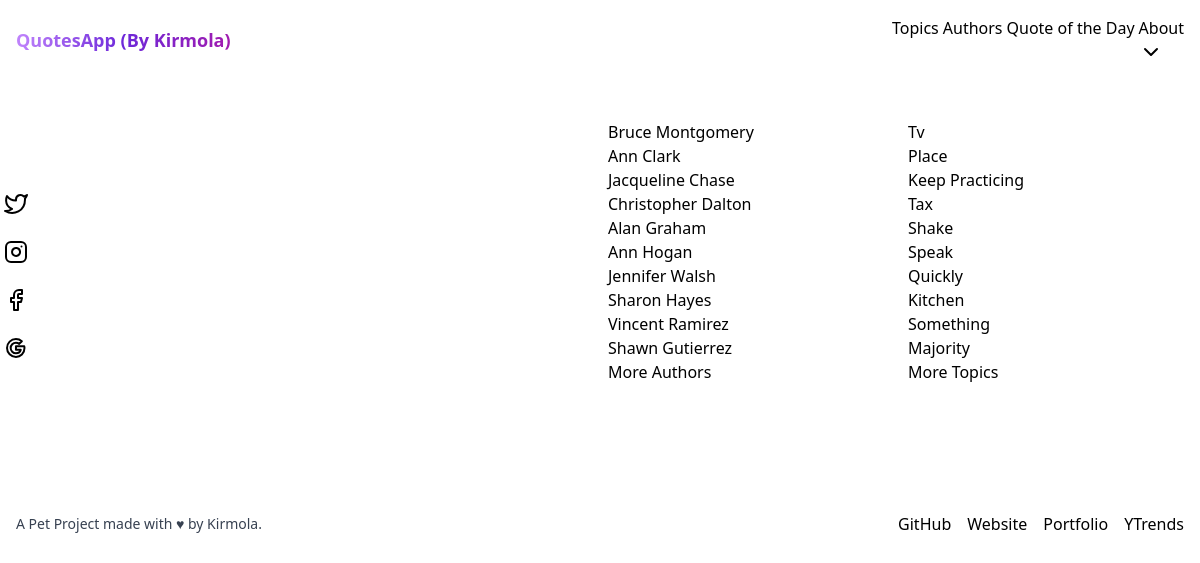
The page / on the database its author committed.
### mainapp/models.py (models this page shows, shortened)
class Author(models.Model):
    author = models.CharField(verbose_name="Author",
                              max_length=50, unique=True)
    author_slug = AutoSlugField(
        editable=False, populate_from="author", default=None, unique=True)
    class Meta:
        app_label = "mainapp"
        verbose_name = "Author"
        verbose_name_plural = "Authors"

class Topic(models.Model):
    topic = models.CharField(
        "Topics/Tags: ", max_length=50, default=None, unique=True)
    topic_slug = AutoSlugField(
        editable=False, populate_from="topic", default=None, unique=True)
    class Meta:
        app_label = "mainapp"
        verbose_name = "Topic"
        verbose_name_plural = "Topics"

### mainapp/views.py (the view)
# urls.py: path("", HomeView.as_view(), name="home"),
class HomeView(ListView):
    template_name = "homepage.html"
    def get_queryset(self):
        top_10_authors = Author.objects.all()[:10].values("author", "author_slug")
        top_10_topics = Topic.objects.all()[:10].values("topic", "topic_slug")
        return (top_10_authors, top_10_topics)

### mainapp/context_processors.py (called while the page is built)
def getSiteName(request):
    return {"SITE_NAME":settings.SITE_NAME}

### templates/homepage.html (shortened to what this page needs)
{% extends "base.html" %}
{% load static i18n %}
{% block base_content %}
<div class="grid grid-cols-1 md:grid-cols-2 gap-4">
  <div class="">
    <div class="mb-6 rounded-md p-3 md:max-w-3xl text-center self-center">
    </div>
    <a target="_blank" rel="noopener" href="" class="md:w-36 md:my-1 md:mx-1 rounded-full btn-lg btn btn-icon btn-twitter"></a>
    <a target="_blank" rel="noopener" href="" class="md:w-36 md:my-1 md:mx-1 rounded-full btn-lg btn btn-icon btn-instagram"></a>
    <a target="_blank" rel="noopener" href="" class="md:w-36 md:my-1 md:mx-1 rounded-full btn-lg btn btn-icon btn-facebook"><svg xmlns="http://www.w3.org/2000/svg" width="24" height="24" viewBox="0 0 24 24" fill="none" stroke="currentColor" stroke-width="2" stroke-linecap="round" stroke-linejoin="round"><path d="M18 2h-3a5 5 0 0 0-5 5v3H7v4h3v8h4v-8h3l1-4h-4V7a1 1 0 0 1 1-1h3z"></path></svg></a>
    <a target="_blank" rel="noopener" href="" class="md:w-36 md:my-1 md:mx-1 rounded-full btn-lg btn btn-icon btn-google"></a>
  </div>
  <div class="grid grid-cols-1 md:grid-cols-2 gap-3">
    <ul class="list">
      {% for each in object_list.0 %}
      <a class="list-item" href="{% url "Author_detail" author_name=each.author_slug %}">{{each.author|title}}</a>
      {% endfor %}
      <a class="btn btn-primary" href="{% url "authors" %}">More Authors</a>
    </ul>
    <ul class="list">
      {% for each in object_list.1 %}
      <a class="list-item" href="{% url "Topic_detail" topic_name=each.topic_slug %}">{{each.topic|title}}</a>
      {% endfor %}
      <a class="btn btn-primary" href="{% url "topics" %}">More Topics</a>
    </ul>
  </div>
</div>
{% endblock base_content %}

### rows shown on the page
Author: author "Bruce Montgomery"
Author: author "Ann Clark"
Author: author "Jacqueline Chase"
Author: author "Christopher Dalton"
Author: author "Alan Graham"
Author: author "Ann Hogan"
Author: author "Jennifer Walsh"
Author: author "Sharon Hayes"
Author: author "Vincent Ramirez"
Author: author "Shawn Gutierrez"
Topic: topic "Place"
Topic: topic "Keep Practicing"
Topic: topic "Tax"
Topic: topic "Shake"
Topic: topic "Speak"
Topic: topic "Quickly"
Topic: topic "Kitchen"
Topic: topic "Something"
Topic: topic "Majority"

### other values the page prints
{{ each.topic|title }} "Tv"
